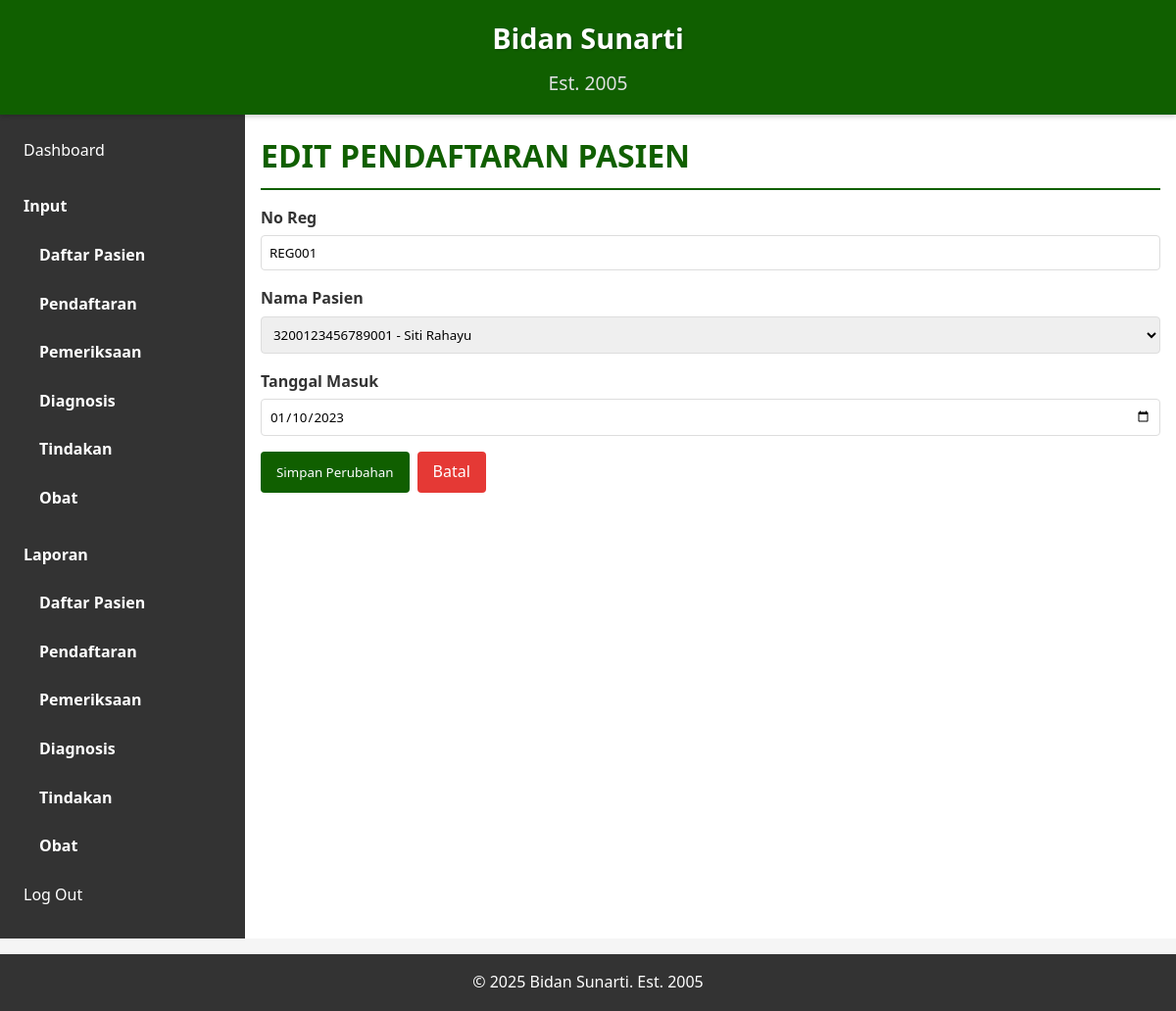
The page /modules/pendaftaran/edit.php?no_reg=REG001 (signed in) on the database its author committed.
### tables this page shows
CREATE TABLE IF NOT EXISTS pendaftaran (
    no_reg VARCHAR(8) PRIMARY KEY,
    nik VARCHAR(16) NOT NULL,
    tanggal_masuk DATE,
    created_at TIMESTAMP DEFAULT CURRENT_TIMESTAMP,
    updated_at TIMESTAMP DEFAULT CURRENT_TIMESTAMP ON UPDATE CURRENT_TIMESTAMP,
    FOREIGN KEY (nik) REFERENCES pasien(nik) ON DELETE CASCADE
);

CREATE TABLE IF NOT EXISTS pasien (
    nik VARCHAR(16) PRIMARY KEY,
    nama VARCHAR(30) NOT NULL,
    tempat_lahir VARCHAR(20),
    tanggal_lahir DATE,
    agama VARCHAR(6),
    umur INT,
    alamat VARCHAR(40),
    pekerjaan VARCHAR(15),
    pendidikan VARCHAR(15),
    status_pasien VARCHAR(15),
    nama_suami VARCHAR(25),
    no_hp VARCHAR(13),
    created_at TIMESTAMP DEFAULT CURRENT_TIMESTAMP,
    updated_at TIMESTAMP DEFAULT CURRENT_TIMESTAMP ON UPDATE CURRENT_TIMESTAMP
);

### includes/functions.php (called while the page is built, shortened)
<?php
require_once __DIR__ . '/../config.php';
function getAllPatients()
{
    global $conn;
    $result = $conn->query("SELECT * FROM pasien ORDER BY nama");
    return $result->fetch_all(MYSQLI_ASSOC);
}
function getRegistrationByNoReg($no_reg)
{
    global $conn;
    $stmt = $conn->prepare("SELECT p.*, ps.nama FROM pendaftaran p JOIN pasien ps ON p.nik = ps.nik WHERE p.no_reg = ?");
    $stmt->bind_param("s", $no_reg);
    $stmt->execute();
    $result = $stmt->get_result();
    return $result->fetch_assoc();
}
?>

### modules/pendaftaran/edit.php (the view, shortened to what this page needs)
<?php
require_once '../../includes/functions.php';
$no_reg = $_GET['no_reg'];
$registration = getRegistrationByNoReg($no_reg);
$patients = getAllPatients();
?>
<!DOCTYPE html>
<html lang="id">
<head>
    <link rel="stylesheet" href="../../css/style.css">
</head>
<body>
    <div class="container">
        <?php include '../../includes/header.php'; ?>
        <aside class="sidebar">
            <?php include '../../includes/sidebar.php'; ?>
        </aside>
        <main class="content">
            <h1>EDIT PENDAFTARAN PASIEN</h1>
            <form method="POST" class="registration-form">
                <div class="form-group">
                    <label for="no_reg">No Reg</label>
                    <input type="text" id="no_reg" name="no_reg"
                        value="<?php echo htmlspecialchars($registration['no_reg']); ?>" readonly>
                </div>
                <div class="form-group">
                    <label for="nik">Nama Pasien</label>
                    <select id="nik" name="nik" required>
                        <?php foreach ($patients as $patient): ?>
                            <option value="<?php echo htmlspecialchars($patient['nik']); ?>" <?php echo $patient['nik'] == $registration['nik'] ? 'selected' : ''; ?>>
                                <?php echo htmlspecialchars($patient['nik']); ?> -
                            </option>
                        <?php endforeach; ?>
                    </select>
                </div>
                <div class="form-group">
                    <label for="tanggal_masuk">Tanggal Masuk</label>
                    <input type="date" id="tanggal_masuk" name="tanggal_masuk"
                        value="<?php echo htmlspecialchars($registration['tanggal_masuk']); ?>" required>
                </div>
                <div class="form-actions">
                    <button type="submit" class="btn">Simpan Perubahan</button>
                    <a href="list.php" class="btn secondary">Batal</a>
                </div>
            </form>
        </main>
        <?php include '../../includes/footer.php'; ?>
    </div>
</body>
</html>

### css/style.css (style rules this page uses)
* { margin: 0; padding: 0; box-sizing: border-box; font-family: 'Segoe UI', Tahoma, Geneva, Verdana, sans-serif; }
body { background-color: #f5f5f5; color: #333; line-height: 1.6; }
.container { display: grid; grid-template-rows: auto 1fr auto; min-height: 100vh; }
.sidebar { background-color: #333; color: white; padding: 1rem; }
.content { padding: 1rem; background-color: white; }
.content h1 { color: #105f00; margin-bottom: 1rem; border-bottom: 2px solid #105f00; padding-bottom: 0.5rem; }
.form-group { margin-bottom: 1rem; }
.form-group label { display: block; margin-bottom: 0.3rem; font-weight: bold; }
.form-group input, .form-group textarea, .form-group select { width: 100%; padding: 0.5rem; border: 1px solid #ddd; border-radius: 4px; }
.btn { display: inline-block; padding: 0.5rem 1rem; background-color: #105f00; color: white; border: none; border-radius: 4px; cursor: pointer; text-decoration: none; text-align: center; }
.btn.secondary { background-color: #e53935; color: #fff; border: none; }
.form-actions { display: flex; gap: 0.5rem; margin-top: 1rem; }
@media (min-width: 768px) { .container { grid-template-columns: 250px 1fr; } }

### rows shown on the page
pendaftaran: no_reg "REG001", nik "3200123456789001 - Siti Rahayu", tanggal_masuk "01/10/2023"
